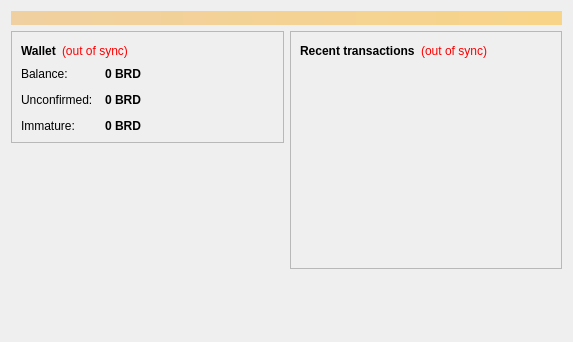
<?xml version="1.0" encoding="UTF-8"?>
<ui version="4.0">
 <class>OverviewPage</class>
 <widget class="QWidget" name="OverviewPage">
  <property name="geometry">
   <rect>
    <x>0</x>
    <y>0</y>
    <width>573</width>
    <height>342</height>
   </rect>
  </property>
  <property name="windowTitle">
   <string>Form</string>
  </property>
  <layout class="QVBoxLayout" name="topLayout">
   <item>
    <widget class="QLabel" name="labelAlerts">
     <property name="visible">
      <bool>false</bool>
     </property>
     <property name="styleSheet">
      <string notr="true">background-color: qlineargradient(x1: 0, y1: 0, x2: 1, y2: 0, stop:0 #F0D0A0, stop:1 #F8D488); color:#000000;</string>
     </property>
     <property name="wordWrap">
      <bool>true</bool>
     </property>
     <property name="margin">
      <number>3</number>
     </property>
    </widget>
   </item>
   <item>
    <layout class="QHBoxLayout" name="horizontalLayout" stretch="1,1">
     <item>
      <layout class="QVBoxLayout" name="verticalLayout_2">
       <item>
        <widget class="QFrame" name="frame">
         <property name="frameShape">
          <enum>QFrame::StyledPanel</enum>
         </property>
         <property name="frameShadow">
          <enum>QFrame::Raised</enum>
         </property>
         <layout class="QVBoxLayout" name="verticalLayout_4">
          <item>
           <layout class="QHBoxLayout" name="horizontalLayout_4">
            <item>
             <widget class="QLabel" name="label_5">
              <property name="font">
               <font>
                <weight>75</weight>
                <bold>true</bold>
               </font>
              </property>
              <property name="text">
               <string>Wallet</string>
              </property>
             </widget>
            </item>
            <item>
             <widget class="QLabel" name="labelWalletStatus">
              <property name="toolTip">
               <string>The displayed information may be out of date. Your wallet automatically synchronizes with the Birdcoin network after a connection is established, but this process has not completed yet.</string>
              </property>
              <property name="styleSheet">
               <string notr="true">QLabel { color: red; }</string>
              </property>
              <property name="text">
               <string notr="true">(out of sync)</string>
              </property>
              <property name="alignment">
               <set>Qt::AlignLeading|Qt::AlignLeft|Qt::AlignVCenter</set>
              </property>
             </widget>
            </item>
            <item>
             <spacer name="horizontalSpacer_2">
              <property name="orientation">
               <enum>Qt::Horizontal</enum>
              </property>
              <property name="sizeHint" stdset="0">
               <size>
                <width>40</width>
                <height>20</height>
               </size>
              </property>
             </spacer>
            </item>
           </layout>
          </item>
          <item>
           <layout class="QFormLayout" name="formLayout_2">
            <property name="fieldGrowthPolicy">
             <enum>QFormLayout::AllNonFixedFieldsGrow</enum>
            </property>
            <property name="horizontalSpacing">
             <number>12</number>
            </property>
            <property name="verticalSpacing">
             <number>12</number>
            </property>
            <item row="0" column="0">
             <widget class="QLabel" name="label">
              <property name="text">
               <string>Balance:</string>
              </property>
             </widget>
            </item>
            <item row="0" column="1">
             <widget class="QLabel" name="labelBalance">
              <property name="font">
               <font>
                <weight>75</weight>
                <bold>true</bold>
               </font>
              </property>
              <property name="cursor">
               <cursorShape>IBeamCursor</cursorShape>
              </property>
              <property name="toolTip">
               <string>Your current balance</string>
              </property>
              <property name="text">
               <string notr="true">0 BRD</string>
              </property>
              <property name="textInteractionFlags">
               <set>Qt::LinksAccessibleByMouse|Qt::TextSelectableByKeyboard|Qt::TextSelectableByMouse</set>
              </property>
             </widget>
            </item>
            <item row="1" column="0">
             <widget class="QLabel" name="label_3">
              <property name="text">
               <string>Unconfirmed:</string>
              </property>
             </widget>
            </item>
            <item row="1" column="1">
             <widget class="QLabel" name="labelUnconfirmed">
              <property name="font">
               <font>
                <weight>75</weight>
                <bold>true</bold>
               </font>
              </property>
              <property name="cursor">
               <cursorShape>IBeamCursor</cursorShape>
              </property>
              <property name="toolTip">
               <string>Total of transactions that have yet to be confirmed, and do not yet count toward the current balance</string>
              </property>
              <property name="text">
               <string notr="true">0 BRD</string>
              </property>
              <property name="textInteractionFlags">
               <set>Qt::LinksAccessibleByMouse|Qt::TextSelectableByKeyboard|Qt::TextSelectableByMouse</set>
              </property>
             </widget>
            </item>
            <item row="2" column="0">
             <widget class="QLabel" name="labelImmatureText">
              <property name="text">
               <string>Immature:</string>
              </property>
             </widget>
            </item>
            <item row="2" column="1">
             <widget class="QLabel" name="labelImmature">
              <property name="font">
               <font>
                <weight>75</weight>
                <bold>true</bold>
               </font>
              </property>
              <property name="toolTip">
               <string>Mined balance that has not yet matured</string>
              </property>
              <property name="text">
               <string notr="true">0 BRD</string>
              </property>
              <property name="textInteractionFlags">
               <set>Qt::LinksAccessibleByMouse|Qt::TextSelectableByKeyboard|Qt::TextSelectableByMouse</set>
              </property>
             </widget>
            </item>
           </layout>
          </item>
         </layout>
        </widget>
       </item>
       <item>
        <spacer name="verticalSpacer">
         <property name="orientation">
          <enum>Qt::Vertical</enum>
         </property>
         <property name="sizeHint" stdset="0">
          <size>
           <width>20</width>
           <height>40</height>
          </size>
         </property>
        </spacer>
       </item>
      </layout>
     </item>
     <item>
      <layout class="QVBoxLayout" name="verticalLayout_3">
       <item>
        <widget class="QFrame" name="frame_2">
         <property name="frameShape">
          <enum>QFrame::StyledPanel</enum>
         </property>
         <property name="frameShadow">
          <enum>QFrame::Raised</enum>
         </property>
         <layout class="QVBoxLayout" name="verticalLayout">
          <item>
           <layout class="QHBoxLayout" name="horizontalLayout_2">
            <item>
             <widget class="QLabel" name="label_4">
              <property name="text">
               <string>&lt;b&gt;Recent transactions&lt;/b&gt;</string>
              </property>
             </widget>
            </item>
            <item>
             <widget class="QLabel" name="labelTransactionsStatus">
              <property name="toolTip">
               <string>The displayed information may be out of date. Your wallet automatically synchronizes with the Birdcoin network after a connection is established, but this process has not completed yet.</string>
              </property>
              <property name="styleSheet">
               <string notr="true">QLabel { color: red; }</string>
              </property>
              <property name="text">
               <string notr="true">(out of sync)</string>
              </property>
              <property name="alignment">
               <set>Qt::AlignRight|Qt::AlignTrailing|Qt::AlignVCenter</set>
              </property>
             </widget>
            </item>
            <item>
             <spacer name="horizontalSpacer">
              <property name="orientation">
               <enum>Qt::Horizontal</enum>
              </property>
              <property name="sizeHint" stdset="0">
               <size>
                <width>40</width>
                <height>20</height>
               </size>
              </property>
             </spacer>
            </item>
           </layout>
          </item>
          <item>
           <widget class="QListView" name="listTransactions">
            <property name="styleSheet">
             <string notr="true">QListView { background: transparent; }</string>
            </property>
            <property name="frameShape">
             <enum>QFrame::NoFrame</enum>
            </property>
            <property name="verticalScrollBarPolicy">
             <enum>Qt::ScrollBarAlwaysOff</enum>
            </property>
            <property name="horizontalScrollBarPolicy">
             <enum>Qt::ScrollBarAlwaysOff</enum>
            </property>
            <property name="selectionMode">
             <enum>QAbstractItemView::NoSelection</enum>
            </property>
           </widget>
          </item>
         </layout>
        </widget>
       </item>
       <item>
        <spacer name="verticalSpacer_2">
         <property name="orientation">
          <enum>Qt::Vertical</enum>
         </property>
         <property name="sizeHint" stdset="0">
          <size>
           <width>20</width>
           <height>40</height>
          </size>
         </property>
        </spacer>
       </item>
      </layout>
     </item>
    </layout>
   </item>
  </layout>
 </widget>
 <resources/>
 <connections/>
</ui>
